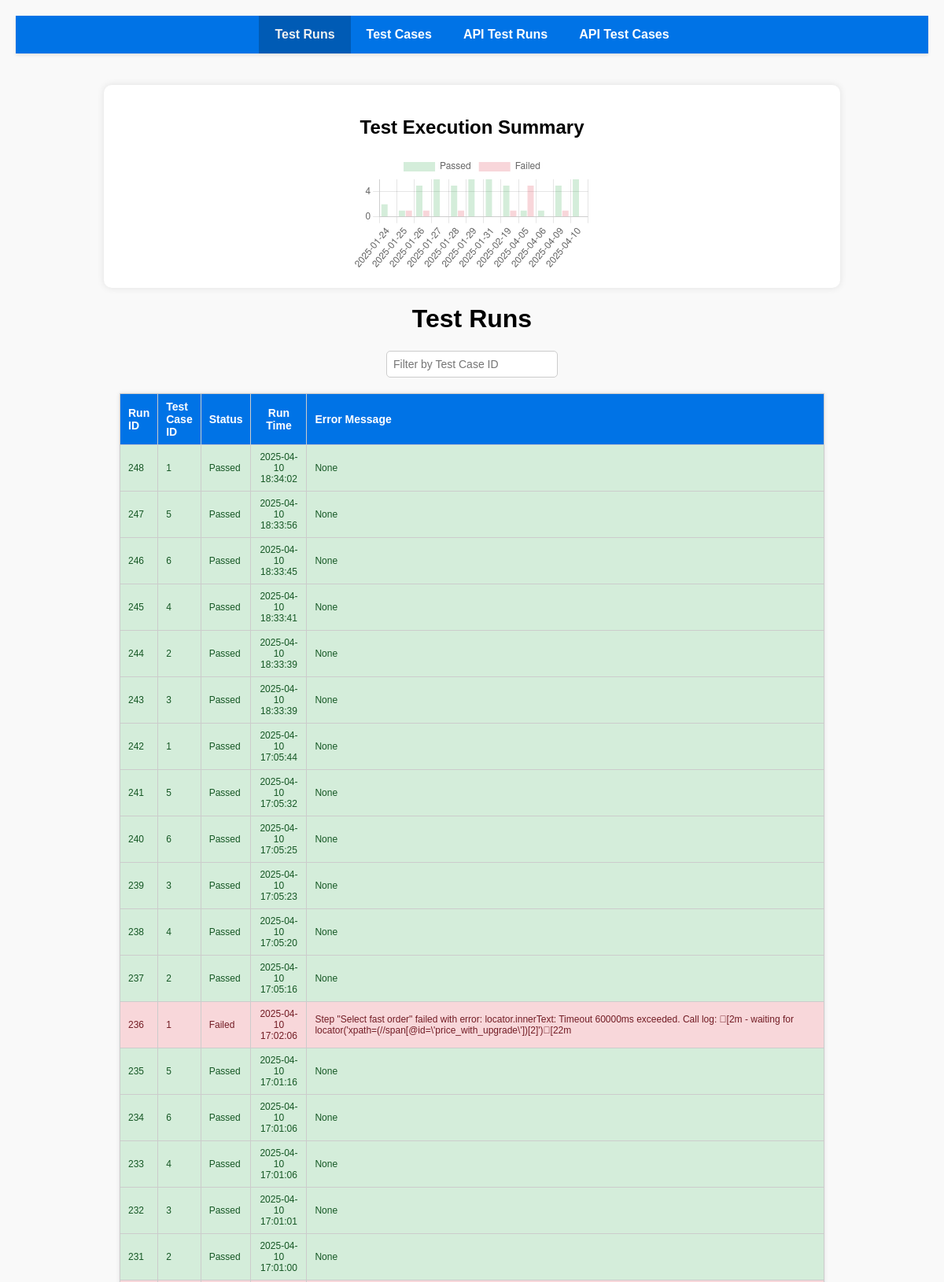
The page / (upper part) on the database its author committed.
### tables this page shows
CREATE TABLE test_runs (
    id INTEGER PRIMARY KEY AUTOINCREMENT,
    test_case_id INTEGER NOT NULL,
    status TEXT NOT NULL,
    run_time DEFAULT CURRENT_TIMESTAMP,
    error_message TEXT,
    FOREIGN KEY (test_case_id) REFERENCES test_cases (id)
);

### flask_server.py (the view)
@app.route('/')
def index():
    conn = sqlite3.connect('./sqlite_db/test_tracking.db')  # Connecting to SQLite database
    cursor = conn.cursor()
    cursor.execute("SELECT * FROM test_runs ORDER BY id DESC")
    results = cursor.fetchall()
    cursor.execute("SELECT status, COUNT(*) FROM test_runs GROUP BY status")
    status_counts = cursor.fetchall()
    test_counts = {"passed": 0, "failed": 0}
    for status, count in status_counts:
        if status == 'Passed':
            test_counts["passed"] = count
        elif status == 'Failed':
            test_counts["failed"] = count
    cursor.execute("""
        WITH LastTestStatus AS (
            SELECT
                test_case_id,
                status,
                DATE(run_time) AS test_date,
                ROW_NUMBER() OVER (PARTITION BY test_case_id, DATE(run_time) ORDER BY run_time DESC) AS rn
            FROM test_runs
        )
        SELECT
            test_date,
            COUNT(DISTINCT CASE WHEN status = 'Passed' THEN test_case_id END) AS passed_count,
            COUNT(DISTINCT CASE WHEN status = 'Failed' THEN test_case_id END) AS failed_count
        FROM LastTestStatus
        WHERE rn = 1
        GROUP BY test_date
        ORDER BY test_date
    """)
    results_for_chart = cursor.fetchall()
    conn.close()
    chart_data = {
        "labels": [row[0] for row in results_for_chart],  # Dates
        "passed": [row[1] for row in results_for_chart],  # Number of Passed
        "failed": [row[2] for row in results_for_chart],  # Number of Failed
    }
    return render_template(
        'index.html',
        results=results,
        test_counts=test_counts,
        chart_data=chart_data,
        current_path=request.path
    )

### templates/index.html (shortened to what this page needs)
<!DOCTYPE html>
<html lang="en">
  <head>
  </head>
  <body>
    <header>
      <nav>
        <ul>
          <li>
            <a href="/" class="{{ 'active' if request.path == '/' else '' }}"
              >Test Runs</a
            >
          </li>
          <li>
            <a
              href="/test_cases"
              class="{{ 'active' if request.path == '/test_cases' else '' }}"
              >Test Cases</a
            >
          </li>
          <li>
            <a
              href="/test_runs_api"
              class="{{ 'active' if request.path == '/test_runs_api' else '' }}"
              >API Test Runs</a
            >
          </li>
          <li>
            <a
              href="/test_cases_api"
              class="{{ 'active' if request.path == '/test_cases_api' else '' }}"
              >API Test Cases</a
            >
          </li>
        </ul>
      </nav>
    </header>
    <main>
      <div class="chart-container">
        <h2>Test Execution Summary</h2>
        <canvas id="lineChart"></canvas>
      </div>
      <script>
        // Data for bar graph
        const chartData = {{ chart_data | tojson }};
        const ctx2 = document.getElementById('lineChart').getContext('2d');
        new Chart(ctx2, {
            type: 'bar',  // Bar graph
            data: {
                labels: chartData.labels,  // Dates
                datasets: [{
                    label: 'Passed',
                    data: chartData.passed,  // Number of Passed
                    borderColor: '#28a745',
                    backgroundColor: 'rgba(40, 167, 69, 0.2)',
                    fill: true,
                    tension: 0.4
                }, {
                    label: 'Failed',
                    data: chartData.failed,  // Number of Failed
                    borderColor: '#dc3545',
                    backgroundColor: 'rgba(220, 53, 69, 0.2)',
                    fill: true,
                    tension: 0.4
                }]
            },
            options: {
                responsive: true,
                plugins: {
                    legend: {
                        position: 'top',
                    },
                    tooltip: {
                        callbacks: {
                            label: function(tooltipItem) {
                                return tooltipItem.raw + ' tests';
                            }
                        }
                    }
                }
            }
        });
      </script>
      <h1>Test Runs</h1>
      <input
        type="text"
        id="filterInput"
        placeholder="Filter by Test Case ID"
        onkeyup="filterTable()"
        style="
          display: block;
          margin: 10px auto;
          padding: 8px;
          width: 200px;
          font-size: 14px;
          border: 1px solid #ccc;
          border-radius: 5px;
        "
      />
      <table>
        <tr>
          <th>Run ID</th>
          <th>Test Case ID</th>
          <th>Status</th>
          <th>Run Time</th>
          <th>Error Message</th>
        </tr>
        {% for result in results %}
        <tr class="{{ 'passed' if result[2] == 'Passed' else 'failed' }}">
          <td>{{ result[0] }}</td>
          <td>{{ result[1] }}</td>
          <td>{{ result[2] }}</td>
          <td>{{ result[3] }}</td>
          <td>{{ result[4] }}</td>
        </tr>
        {% endfor %}
      </table>
    </main>
  </body>
</html>

### templates/index.html (style rules this page uses)
body { margin: 0; padding: 0; font-family: Arial, sans-serif; background-color: #f9f9f9; }
header { background-color: #0073e6; box-shadow: 0 2px 4px rgba(0, 0, 0, 0.1); position: sticky; top: 0; z-index: 1000; }
nav ul { list-style: none; margin: 0; padding: 0; display: flex; justify-content: center; }
nav ul li { margin: 0; padding: 0; }
nav ul li a { display: block; padding: 15px 20px; color: white; text-decoration: none; font-weight: bold; transition: background-color 0.3s, color 0.3s; }
nav ul li a:hover, nav ul li a.active { background-color: #005bb5; color: #f1f1f1; }
main { padding: 20px; }
.chart-container h2 { text-align: center; }
body { font-family: Arial, sans-serif; background-color: #f9f9f9; margin: 0; padding: 20px; }
h1 { text-align: center; }
table { width: 80%; margin: 20px auto; border-collapse: collapse; box-shadow: 0 0 5px rgba(0, 0, 0, 0.1); background: #fff; font-size: 12px; }
th, td { padding: 8px 10px; text-align: left; border: 1px solid #ccc; }
th:nth-child(4), td:nth-child(4) { width: 120px; text-align: center; }
th { background-color: #0073e6; color: white; font-size: 14px; font-weight: bold; }
tr:nth-child(even) { background-color: #f2f2f2; }
tr.passed { background-color: #d4edda; color: #155724; }
tr.failed { background-color: #f8d7da; color: #721c24; }
.chart-container { width: 80%; margin: 20px auto; padding: 20px; background: #fff; border-radius: 10px; box-shadow: 0 0 10px rgba(0, 0, 0, 0.1); }
canvas { max-width: 400px; max-height: 400px; display: block; margin: 0 auto; }

### rows shown on the page
test_runs: id "248", test_case "1", status "Passed", run_time "2025-04-10 18:34:02", result "None"
test_runs: id "247", test_case "5", status "Passed", run_time "2025-04-10 18:33:56", result "None"
test_runs: id "246", test_case "6", status "Passed", run_time "2025-04-10 18:33:45", result "None"
test_runs: id "245", test_case "4", status "Passed", run_time "2025-04-10 18:33:41", result "None"
test_runs: id "244", test_case "2", status "Passed", run_time "2025-04-10 18:33:39", result "None"
test_runs: id "243", test_case "3", status "Passed", run_time "2025-04-10 18:33:39", result "None"
test_runs: id "242", test_case "1", status "Passed", run_time "2025-04-10 17:05:44", result "None"
test_runs: id "241", test_case "5", status "Passed", run_time "2025-04-10 17:05:32", result "None"
test_runs: id "240", test_case "6", status "Passed", run_time "2025-04-10 17:05:25", result "None"
test_runs: id "239", test_case "3", status "Passed", run_time "2025-04-10 17:05:23", result "None"
test_runs: id "238", test_case "4", status "Passed", run_time "2025-04-10 17:05:20", result "None"
test_runs: id "237", test_case "2", status "Passed", run_time "2025-04-10 17:05:16", result "None"
test_runs: id "236", test_case "1", status "Failed", run_time "2025-04-10 17:02:06", error_message "Step \"Select fast order\" failed with error: locator.innerText: Timeout 60000ms exceeded. Call log: \u001b[2m - waiting for locator('xpath=(//span[@id=\\'price_with_upgrade\\'])[2]')\u001b[22m"
test_runs: id "235", test_case "5", status "Passed", run_time "2025-04-10 17:01:16", result "None"
test_runs: id "234", test_case "6", status "Passed", run_time "2025-04-10 17:01:06", result "None"
test_runs: id "233", test_case "4", status "Passed", run_time "2025-04-10 17:01:06", result "None"
test_runs: id "232", test_case "3", status "Passed", run_time "2025-04-10 17:01:01", result "None"
test_runs: id "231", test_case "2", status "Passed", run_time "2025-04-10 17:01:00", result "None"
